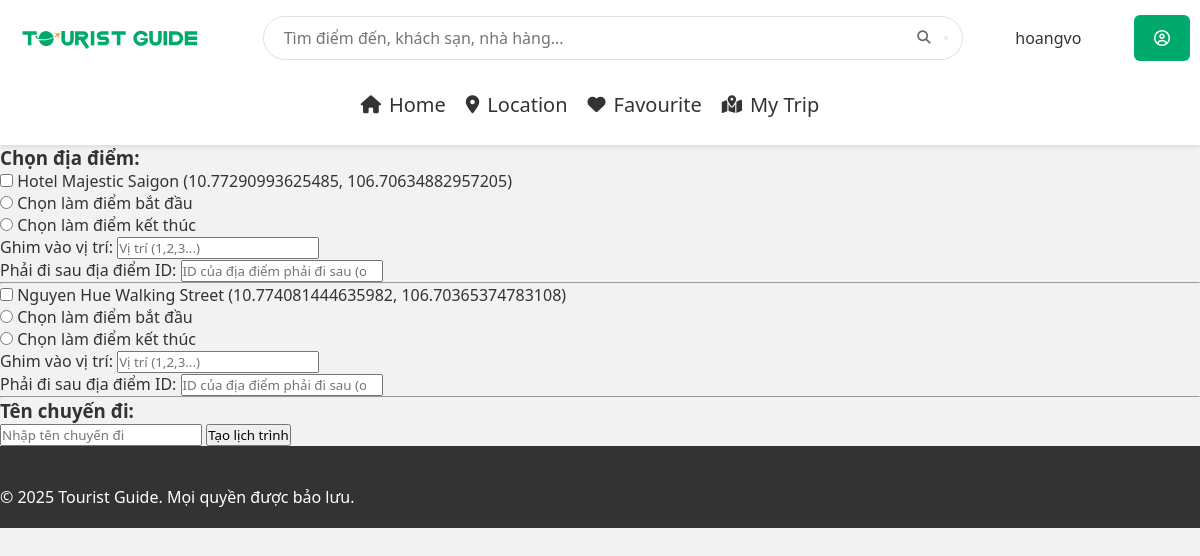
/favourite/ (signed in), run on the app's committed database.
### location/models.py (models this page shows, shortened)
class Location(models.Model):
    loc = models.ForeignKey(Location_List, on_delete = models.CASCADE, null = True, blank = True)
    code = models.CharField(max_length=10, unique=True)
    location = models.CharField(max_length = 64)
    type = models.CharField(max_length=13, default = "")
    rating = models.FloatField(default = 5)
    open_hours = models.CharField(max_length=128, blank=True)
    ticket_info = models.CharField(max_length = 100, default = "")
    address = models.CharField(max_length = 100, default = "")
    image_path = models.CharField(max_length=255, default='')
    description = models.TextField(default="")
    long_description = models.TextField(default="")
    coordinate = models.CharField(max_length = 40, default = "")

### location/views.py (the view)
# urls.py: path('favourite/',views.favourite, name = 'favourite'),
@login_required
def favourite(request):
    location_list = Location_List.objects.filter(user = request.user).first()
    locations = location_list.location_set.all() if location_list else []
    return render(request, "favourite/favourite.html",{
        'locations': locations
    })

### location/templates/favourite/favourite.html (shortened to what this page needs)
{% extends 'layout/layout.html' %}
{% load static %}
{% block body %}
  {% if locations %}
    <form method="POST" action="{% url 'my_trip' %}">
      <h3>Chọn địa điểm:</h3>
      {% for location in locations %}
        <div class="location-block">
          <input type="checkbox" name="locations" value="{{ location.id }}">
          <label>{{ location.location }} ({{ location.coordinate }})</label><br>
          <label>
            <input type="radio" name="start_point" value="{{ location.id }}" required onchange="disableInputs('{{ location.id }}')"> Chọn làm điểm bắt đầu
          </label><br>
          <label>
            <input type="radio" name="end_point" value="{{ location.id }}" required onchange="disableInputs('{{ location.id }}')"> Chọn làm điểm kết thúc
          </label><br>
          <div id="extra-inputs-{{ location.id }}">
            <label>Ghim vào vị trí:</label>
            <input type="number" name="pinned_order_{{ location.id }}" min="1" placeholder="Vị trí (1,2,3...)"><br>
            <label>Phải đi sau địa điểm ID:</label>
            <input type="number" name="precedence_after_{{ location.id }}" placeholder="ID của địa điểm phải đi sau (optional)">
          </div>
          <hr>
        </div>
      {% endfor %}
      <h3>Tên chuyến đi:</h3>
      <input type="text" name="path_name" placeholder="Nhập tên chuyến đi" required>
      <button type="submit">Tạo lịch trình</button>
    </form>
  {% else %}
    <p>Chưa có địa điểm nào trong danh sách.</p>
  {% endif %}
{% endblock %}

### location/templates/layout/layout.html (shortened to what this page needs)
{% load static %}
<!DOCTYPE html>
<html lang="en-US" lang="vi">
<head>
    <link rel="stylesheet" href="{% static 'css/layout.css' %}">
    <link rel="stylesheet" href="https://cdnjs.cloudflare.com/ajax/libs/font-awesome/6.5.0/css/all.min.css">
</head>
<body>
    <header>
        <div class="header-container">
            <div class="logo">
                <a href="https://github.com/howardVoxcan/Tourist_Guide">
                    <picture>
                        <img src="{% static 'img/logo-tourist-guide.svg' %}" alt="">
                    </picture>
                </a>
            </div>
            <div class="search-bar">
                <input type="text" placeholder="Tìm điểm đến, khách sạn, nhà hàng...">
                <button class="search-icon"><i class="fas fa-search search-icon"></i></button>
            </div>
            {% if not user.is_authenticated %}
            <div class="nav-buttons">
                <a href="{% url 'login' %}"><button class="nav-button secondary">Đăng Nhập</button></a>
                <a href="{% url 'register'%}"><button class="nav-button primary">Đăng Ký</button></a>
            </div>
            {% else %}
            {{user.username}}
            <div class="dropdown">
                <button class="dropbtn"><i class="far fa-user-circle"></i></button>
            </div>
            {% endif %}
        </div>
        <ul class="nav-tabs">
            <li><a href="{% url 'homepage' %}"><i class="fa fa-home"></i>Home</a></li>
            <li><a href="{% url 'locations' %}"><i class="fas fa-map-marker-alt"></i>Location</a></li>
            <li><a href="{% url 'favourite' %}"><i class="fas fa-heart"></i>Favourite</a></li>
            <li><a href="{% url 'my_trip' %}"><i class="fas fa-map-marked-alt"></i>My Trip</a></li>
        </ul>
    </header>
    {% block body %}
    {% endblock %}
    <footer>
        <p>&copy; 2025 Tourist Guide. Mọi quyền được bảo lưu.</p>
    </footer>
</body>
</html>

### location/static/css/layout.css (style rules this page uses)
* { margin: 0; padding: 0; box-sizing: border-box; font-family: 'Segoe UI', Tahoma, Geneva, Verdana, sans-serif; }
html, body { width: 100%; height: 100%; overflow-x: hidden; }
body { background-color: #f2f2f2; color: #333; min-height: 100vh; }
header { background-color: white; padding: 15px 0; box-shadow: 0 2px 4px rgba(0, 0, 0, 0.1); position: sticky; top: 0; z-index: 100; width: 100%; }
.header-container { max-width: 1200px; height: auto; margin: 0 auto; margin-bottom: 20px; display: flex; align-items: center; justify-content: space-between; padding: 0 10px; flex-wrap: nowrap; }
picture { display: block; }
.logo a, .logo picture { width: 200px; height: auto; padding: 50px auto; display: flex; align-items: center; }
.search-bar { flex: 1; max-width: 700px; margin-top: 0; position: relative; align-items: center; }
.search-bar input { display: flex; width: 100%; padding: 10px 20px; border: 1px solid #e0e0e0; border-radius: 24px; font-size: 16px; outline: none; }
.search-icon { position: absolute; right: 15px; top: 50%; transform: translateY(-50%); color: #666; }
.dropdown { position: relative; display: inline-block; }
.dropbtn { background-color: #00aa6c; color: white; padding: 12px 20px; font-size: 16px; border: none; border-radius: 6px; cursor: pointer; }
.nav-tabs { display: flex; flex: 1; list-style: none; justify-content: center; }
.nav-tabs li { margin-right: 20px; white-space: nowrap; font-size: 20px; }
.nav-tabs a { display: flex; align-items: center; color: #333; text-decoration: none; font-weight: 500; padding: 10px 0; border-bottom: 2px solid transparent; }
.nav-tabs i { margin-right: 8px; font-size: 18px; }
footer { background-color: #333; color: white; padding: 40px 0 20px; }

### data on the page
Location: location "Hotel Majestic Saigon", coordinate "10.77290993625485, 106.70634882957205"
Location: location "Nguyen Hue Walking Street", coordinate "10.774081444635982, 106.70365374783108"

### other printed values
{{ user.username }} "hoangvo"
